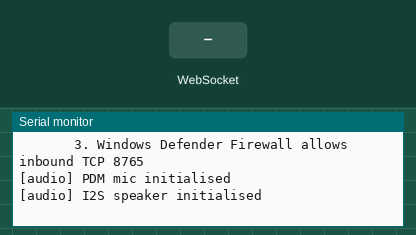
A program run on a simulated Seeed XIAO ESP32-S3. On the bench: the last lines printed to the serial monitor. Inputs (shaded band) come from the test bench. WiFi joins after 1.5 s; servers stay silent unless stated; I2S audio is not simulated (input reads silence); the camera gives no picture; not simulated (calls return 0 or success): wifi_config.h; names the files do not define were given values by the test bench: EDGE_PORT = 80.

Above: at 3.2 s.
3.3 s: WebSocket text "1" received
At 4.5 s:
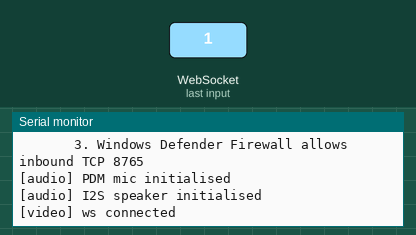
4.8 s: WebSocket text "0" received
At 5.7 s:
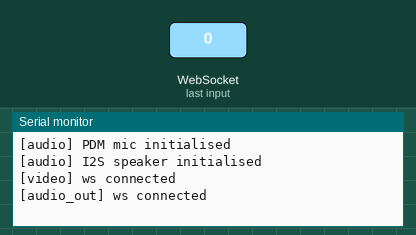

The program:

main.cpp
```cpp
// AI Glasses — ESP32-S3 firmware entry point.
//
// Responsibilities for stage 1 (this build):
//   1. Connect to Wi-Fi.
//   2. Open a WebSocket client to the PC edge runtime at ws://EDGE_HOST:EDGE_PORT/ws/video
//      and stream OV2640 JPEG frames continuously.
//   3. (Stubbed) audio I/O — see audio_io.cpp. Implementation depends on the chosen
//      I2S mic + amp; the current file documents the wiring contract but does not
//      yet initialise I2S to avoid bricking boards with the wrong pin map.
//
// When audio is added, two more WebSocket clients will connect to /ws/audio_in
// (mic out -> PC) and /ws/audio_out (PC -> speaker).

#include <Arduino.h>
#include <WiFi.h>
#include <WebSocketsClient.h>

#include "audio_io.h"
#include "camera_stream.h"
#include "wifi_config.h"

static WebSocketsClient gVideoWs;
static bool gVideoConnected = false;

static void onVideoEvent(WStype_t type, uint8_t * /*payload*/, size_t /*len*/) {
  switch (type) {
    case WStype_CONNECTED:
      gVideoConnected = true;
      Serial.println("[video] ws connected");
      break;
    case WStype_DISCONNECTED:
      gVideoConnected = false;
      Serial.println("[video] ws disconnected");
      break;
    default:
      break;
  }
}

static void connectWifi() {
  WiFi.mode(WIFI_STA);
  WiFi.begin(WIFI_SSID, WIFI_PASSWORD);
  Serial.printf("[wifi] connecting to %s", WIFI_SSID);
  while (WiFi.status() != WL_CONNECTED) {
    delay(300);
    Serial.print('.');
  }
  Serial.printf("\n[wifi] ip=%s\n", WiFi.localIP().toString().c_str());
}

void setup() {
  Serial.begin(115200);
  delay(200);
  Serial.println("\n=== AI Glasses ESP32-S3 boot ===");

  if (!camera_begin()) {
    Serial.println("camera init failed; halting");
    while (true) delay(1000);
  }

  connectWifi();

  Serial.printf("[edge] connecting ws://%s:%d/ws/video\n", EDGE_HOST, EDGE_PORT);
  Serial.println("[edge] if this hangs, check:");
  Serial.println("       1. python -m edge.main is running on the PC");
  Serial.println("       2. EDGE_HOST in wifi_config.h matches PC's LAN IPv4");
  Serial.println("       3. Windows Defender Firewall allows inbound TCP 8765");

  gVideoWs.begin(EDGE_HOST, EDGE_PORT, "/ws/video");
  gVideoWs.onEvent(onVideoEvent);
  gVideoWs.setReconnectInterval(2000);

  audio_io_begin(EDGE_HOST, EDGE_PORT);
}

static unsigned long gLastFrameMs = 0;
static const unsigned long kFramePeriodMs = 100;  // 10 fps

void loop() {
  gVideoWs.loop();
  audio_io_loop();

  unsigned long now = millis();
  if (gVideoConnected && (now - gLastFrameMs) >= kFramePeriodMs) {
    gLastFrameMs = now;
    size_t len = 0;
    uint8_t *buf = camera_capture_jpeg(&len);
    if (buf && len > 0) {
      gVideoWs.sendBIN(buf, len);
    }
  }
}
```

audio_io.cpp
```cpp
// Audio I/O for ESP32-S3.
//
// Mic path:    on-board PDM microphone (XIAO ESP32-S3 Sense)
//              → I2S RX in PDM mode @ 16 kHz, 16-bit, mono
//              → /ws/audio_in WebSocket (raw PCM16 little-endian)
//
// Speaker path: /ws/audio_out WebSocket
//              → PCM16 mono @ 16 kHz (server already decoded MP3/WAV for us)
//              → I2S TX → MAX98357A Class-D amp
//
// The PC sends a fixed PCM16 16 kHz mono format, so we never need an MP3
// decoder on the device — just write bytes straight to the I2S TX queue.

#include "audio_io.h"

#include <Arduino.h>
#include <WebSocketsClient.h>
#include <driver/i2s.h>

#include "pins.h"

namespace {

constexpr int kSampleRate    = 16000;
constexpr int kMicChunkMs    = 250;
constexpr int kMicChunkBytes = (kSampleRate * kMicChunkMs / 1000) * sizeof(int16_t);

constexpr i2s_port_t kMicPort = I2S_NUM_0;
constexpr i2s_port_t kSpkPort = I2S_NUM_1;

WebSocketsClient gAudioInWs;
WebSocketsClient gAudioOutWs;
bool gAudioInOpen  = false;
bool gAudioOutOpen = false;

void onAudioInEvent(WStype_t type, uint8_t *, size_t) {
  if (type == WStype_CONNECTED) { gAudioInOpen = true;  Serial.println("[audio_in]  ws connected"); }
  if (type == WStype_DISCONNECTED) { gAudioInOpen = false; Serial.println("[audio_in]  ws disconnected"); }
}

void onAudioOutEvent(WStype_t type, uint8_t *payload, size_t len) {
  switch (type) {
    case WStype_CONNECTED:
      gAudioOutOpen = true;
      Serial.println("[audio_out] ws connected");
      break;
    case WStype_DISCONNECTED:
      gAudioOutOpen = false;
      Serial.println("[audio_out] ws disconnected");
      break;
    case WStype_BIN: {
      // Each binary frame is PCM16 mono at kSampleRate. Stream straight
      // into the I2S TX DMA buffers.
      size_t written = 0;
      i2s_write(kSpkPort, payload, len, &written, portMAX_DELAY);
      break;
    }
    default:
      break;
  }
}

#if defined(AIGLS_HAS_PDM_MIC)
bool initMicPDM() {
  i2s_config_t cfg = {};
  cfg.mode = (i2s_mode_t)(I2S_MODE_MASTER | I2S_MODE_RX | I2S_MODE_PDM);
  cfg.sample_rate = kSampleRate;
  cfg.bits_per_sample = I2S_BITS_PER_SAMPLE_16BIT;
  cfg.channel_format = I2S_CHANNEL_FMT_ONLY_LEFT;
  cfg.communication_format = I2S_COMM_FORMAT_STAND_I2S;
  cfg.intr_alloc_flags = ESP_INTR_FLAG_LEVEL1;
  cfg.dma_buf_count = 4;
  cfg.dma_buf_len = 1024;
  cfg.use_apll = false;

  i2s_pin_config_t pins = {};
  pins.mck_io_num = I2S_PIN_NO_CHANGE;
  pins.bck_io_num = I2S_PIN_NO_CHANGE;          // PDM has no BCLK
  pins.ws_io_num  = I2S_MIC_WS;
  pins.data_in_num  = I2S_MIC_DATA;
  pins.data_out_num = I2S_PIN_NO_CHANGE;

  if (i2s_driver_install(kMicPort, &cfg, 0, nullptr) != ESP_OK) return false;
  if (i2s_set_pin(kMicPort, &pins) != ESP_OK) return false;
  return true;
}
#endif

#if defined(AIGLS_HAS_I2S_SPEAKER)
bool initSpeaker() {
  i2s_config_t cfg = {};
  cfg.mode = (i2s_mode_t)(I2S_MODE_MASTER | I2S_MODE_TX);
  cfg.sample_rate = kSampleRate;
  cfg.bits_per_sample = I2S_BITS_PER_SAMPLE_16BIT;
  cfg.channel_format = I2S_CHANNEL_FMT_ONLY_LEFT;
  cfg.communication_format = I2S_COMM_FORMAT_STAND_I2S;
  cfg.intr_alloc_flags = ESP_INTR_FLAG_LEVEL1;
  cfg.dma_buf_count = 8;
  cfg.dma_buf_len = 512;
  cfg.use_apll = false;
  cfg.tx_desc_auto_clear = true;

  i2s_pin_config_t pins = {};
  pins.mck_io_num = I2S_PIN_NO_CHANGE;
  pins.bck_io_num = I2S_SPK_BCLK;
  pins.ws_io_num  = I2S_SPK_LRC;
  pins.data_out_num = I2S_SPK_DIN;
  pins.data_in_num  = I2S_PIN_NO_CHANGE;

  if (i2s_driver_install(kSpkPort, &cfg, 0, nullptr) != ESP_OK) return false;
  if (i2s_set_pin(kSpkPort, &pins) != ESP_OK) return false;
  i2s_zero_dma_buffer(kSpkPort);
  return true;
}
#endif

// Background task: read mic chunks, push over WebSocket.
void micTask(void *) {
#if defined(AIGLS_HAS_PDM_MIC)
  static uint8_t buf[kMicChunkBytes];
  while (true) {
    size_t read = 0;
    esp_err_t err = i2s_read(kMicPort, buf, sizeof(buf), &read, pdMS_TO_TICKS(500));
    if (err != ESP_OK || read == 0) continue;
    if (gAudioInOpen) {
      gAudioInWs.sendBIN(buf, read);
    }
  }
#else
  vTaskDelete(nullptr);
#endif
}

bool gStarted = false;

}  // namespace

void audio_io_begin(const char *host, uint16_t port) {
  if (gStarted) return;
  gStarted = true;

#if defined(AIGLS_HAS_PDM_MIC)
  if (initMicPDM()) {
    Serial.println("[audio] PDM mic initialised");
    xTaskCreatePinnedToCore(micTask, "audio_mic", 4096, nullptr, 5, nullptr, 1);
  } else {
    Serial.println("[audio] PDM mic init FAILED");
  }
#else
  Serial.println("[audio] no mic configured for this board");
#endif

#if defined(AIGLS_HAS_I2S_SPEAKER)
  if (initSpeaker()) {
    Serial.println("[audio] I2S speaker initialised");
  } else {
    Serial.println("[audio] I2S speaker init FAILED");
  }
#else
  Serial.println("[audio] no speaker configured for this board");
#endif

  gAudioInWs.begin(host, port, "/ws/audio_in");
  gAudioInWs.onEvent(onAudioInEvent);
  gAudioInWs.setReconnectInterval(2000);

  gAudioOutWs.begin(host, port, "/ws/audio_out");
  gAudioOutWs.onEvent(onAudioOutEvent);
  gAudioOutWs.setReconnectInterval(2000);
}

void audio_io_loop() {
  gAudioInWs.loop();
  gAudioOutWs.loop();
}
```

audio_io.h
```cpp
#pragma once

#include <Arduino.h>
#include <WebSocketsClient.h>

// Initialise I2S (mic + speaker) and open two WebSocket clients to the PC:
//   /ws/audio_in   — ESP32 → PC (PDM mic, PCM16 mono 16 kHz)
//   /ws/audio_out  — PC → ESP32 (PCM16 mono at AUDIO_OUT_SR)
// Safe to call once from setup(); subsequent calls are no-ops.
void audio_io_begin(const char *host, uint16_t port);

// Service the WebSocket clients. Must be called frequently from loop().
void audio_io_loop();
```

camera_stream.cpp
```cpp
#include "camera_stream.h"

#include <Arduino.h>
#include <esp_camera.h>

#include "pins.h"

bool camera_begin() {
  camera_config_t cfg = {};
  cfg.ledc_channel = LEDC_CHANNEL_0;
  cfg.ledc_timer   = LEDC_TIMER_0;
  cfg.pin_d0       = Y2_GPIO_NUM;
  cfg.pin_d1       = Y3_GPIO_NUM;
  cfg.pin_d2       = Y4_GPIO_NUM;
  cfg.pin_d3       = Y5_GPIO_NUM;
  cfg.pin_d4       = Y6_GPIO_NUM;
  cfg.pin_d5       = Y7_GPIO_NUM;
  cfg.pin_d6       = Y8_GPIO_NUM;
  cfg.pin_d7       = Y9_GPIO_NUM;
  cfg.pin_xclk     = XCLK_GPIO_NUM;
  cfg.pin_pclk     = PCLK_GPIO_NUM;
  cfg.pin_vsync    = VSYNC_GPIO_NUM;
  cfg.pin_href     = HREF_GPIO_NUM;
  cfg.pin_sccb_sda = SIOD_GPIO_NUM;
  cfg.pin_sccb_scl = SIOC_GPIO_NUM;
  cfg.pin_pwdn     = PWDN_GPIO_NUM;
  cfg.pin_reset    = RESET_GPIO_NUM;
  cfg.xclk_freq_hz = 20000000;
  cfg.pixel_format = PIXFORMAT_JPEG;
  cfg.frame_size   = FRAMESIZE_VGA;   // 640x480 — keep YOLO input small + fast
  cfg.jpeg_quality = 12;
  cfg.fb_count     = 2;
  cfg.grab_mode    = CAMERA_GRAB_LATEST;
  cfg.fb_location  = CAMERA_FB_IN_PSRAM;

  esp_err_t err = esp_camera_init(&cfg);
  if (err != ESP_OK) {
    Serial.printf("camera init failed: 0x%x\n", err);
    return false;
  }

  // OV3660 orientation is corrected server-side (edge/server.py VIDEO_FLIP_CODE = -1).
  // Do not apply sensor-side flip here; it would double-flip and produce the
  // wrong orientation again.
#if defined(AIGLS_CAMERA_OV3660)
  sensor_t *s = esp_camera_sensor_get();
  if (s != nullptr) {
    s->set_brightness(s, 1);
    s->set_saturation(s, 0);
  }
#endif

  return true;
}

uint8_t *camera_capture_jpeg(size_t *out_len) {
  camera_fb_t *fb = esp_camera_fb_get();
  if (!fb) {
    *out_len = 0;
    return nullptr;
  }
  *out_len = fb->len;
  // Return the framebuffer's buffer; release() must give back the same fb.
  // We stash the fb pointer right before the buffer for release().
  // For simplicity, callers should call camera_release() with the same ptr.
  // Here we leak the fb* by stashing it via a static map of latest fb,
  // which is fine because we only ever hold one outstanding frame at a time.
  static camera_fb_t *latest = nullptr;
  if (latest) esp_camera_fb_return(latest);
  latest = fb;
  return fb->buf;
}

void camera_release(uint8_t * /*buf*/) {
  // No-op: camera_capture_jpeg manages the framebuffer lifecycle itself.
}
```

camera_stream.h
```cpp
#pragma once
#include <stddef.h>
#include <stdint.h>

// Initialise OV2640 with sensible defaults for streaming
// (VGA, JPEG quality ~12). Returns true on success.
bool camera_begin();

// Capture one JPEG frame. Caller MUST call camera_release(buf) after sending.
// out_len receives the JPEG buffer length in bytes.
uint8_t *camera_capture_jpeg(size_t *out_len);
void camera_release(uint8_t *buf);
```

pins.h
```cpp
#pragma once

// ─────────────────────────────────────────────────────────────────────
// XIAO ESP32-S3 family (Sense and non-Sense) — camera FPC connector
// pinout is identical on both. OV2640 and OV3660 use the same connector.
// ─────────────────────────────────────────────────────────────────────
#if defined(AIGLS_BOARD_XIAO_S3)

#define PWDN_GPIO_NUM    -1
#define RESET_GPIO_NUM   -1
#define XCLK_GPIO_NUM    10
#define SIOD_GPIO_NUM    40
#define SIOC_GPIO_NUM    39
#define Y9_GPIO_NUM      48
#define Y8_GPIO_NUM      11
#define Y7_GPIO_NUM      12
#define Y6_GPIO_NUM      14
#define Y5_GPIO_NUM      16
#define Y4_GPIO_NUM      18
#define Y3_GPIO_NUM      17
#define Y2_GPIO_NUM      15
#define VSYNC_GPIO_NUM   38
#define HREF_GPIO_NUM    47
#define PCLK_GPIO_NUM    13

// On-board PDM mic on the XIAO Sense (only on Sense; ignored on base S3)
#define I2S_MIC_BCLK     -1
#define I2S_MIC_WS       42
#define I2S_MIC_DATA     41

// MAX98357A I2S Class-D amp wiring (XIAO ESP32-S3 base).
// These are the recommended defaults — verify against your actual wiring.
//
//   MAX98357A pin  ──→  XIAO pad   GPIO
//   LRC (WS)            D0         GPIO 1
//   BCLK                D1         GPIO 2
//   DIN                 D2         GPIO 3
//   GAIN                — leave floating (= 9 dB) or tie to GND (= 12 dB)
//   SD                  — tie to 3V3 (always on) or via a GPIO to mute
//   VIN                 — 5 V or 3V3
//   GND                 — GND
#define I2S_SPK_LRC       1
#define I2S_SPK_BCLK      2
#define I2S_SPK_DIN       3

// ─────────────────────────────────────────────────────────────────────
// ESP32-S3-CAM (Freenove / generic)
// ─────────────────────────────────────────────────────────────────────
#elif defined(AIGLS_BOARD_ESP32S3_CAM)

#define PWDN_GPIO_NUM    -1
#define RESET_GPIO_NUM   -1
#define XCLK_GPIO_NUM    15
#define SIOD_GPIO_NUM     4
#define SIOC_GPIO_NUM     5
#define Y9_GPIO_NUM      16
#define Y8_GPIO_NUM      17
#define Y7_GPIO_NUM      18
#define Y6_GPIO_NUM      12
#define Y5_GPIO_NUM      10
#define Y4_GPIO_NUM       8
#define Y3_GPIO_NUM       9
#define Y2_GPIO_NUM      11
#define VSYNC_GPIO_NUM    6
#define HREF_GPIO_NUM     7
#define PCLK_GPIO_NUM    13

#define I2S_MIC_BCLK      1
#define I2S_MIC_WS        2
#define I2S_MIC_DATA      3

#define I2S_SPK_LRC      38
#define I2S_SPK_BCLK     39
#define I2S_SPK_DIN      40

#else
#error "Define an AIGLS_BOARD_* symbol in platformio.ini build_flags."
#endif
```

Measured:
- after the input at 3.3 s, the serial monitor: prints a new line at once (image 1)
- after the input at 4.8 s, the serial monitor: prints a new line at once (image 2)
